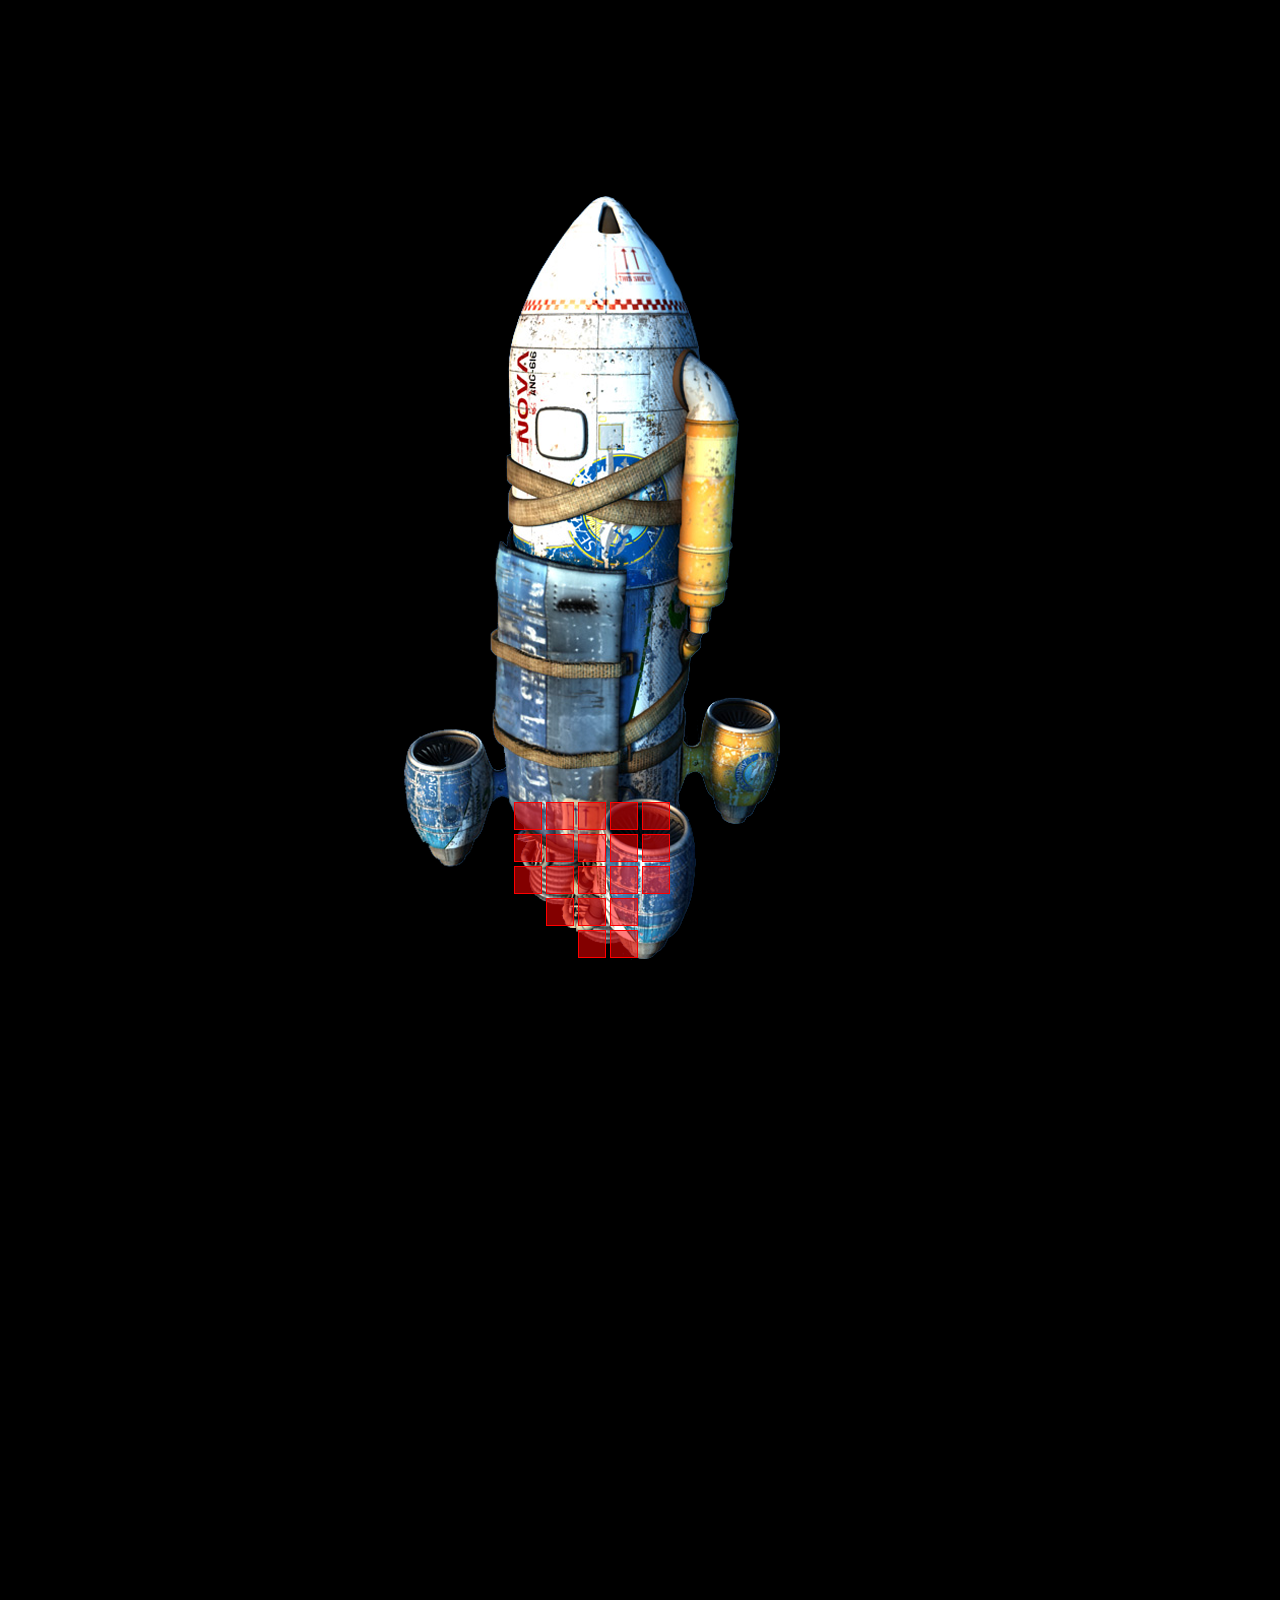

Tiled map render using the project's own tile images. Description and the map definition, with tile-layer contents summarised, below:
An orthogonal 40x50 tile map with 32x32 px tiles, 3 tile layers (top, collision, object), 2 hidden layers not drawn, 4 tilesets and 3 objects (3x PARTICLE_EFFECT).

<map version="1.0" orientation="orthogonal" width="40" height="50" tilewidth="32" tileheight="32">
 <tileset firstgid="1" name="roket" tilewidth="32" tileheight="32" />
 <tileset firstgid="1" name="roket" tilewidth="32" tileheight="32">
  <image source="../graphics/tiles/elektroadd/roket.png" />
 </tileset>
 <tileset firstgid="577" name="zemin" tilewidth="32" tileheight="32">
  <image source="../graphics/tiles/arena.png" />
 </tileset>
 <tileset firstgid="833" name="collision" tilewidth="32" tileheight="32">
  <image source="../graphics/tiles/collision.png" />
 </tileset>
 <layer name="gorund" width="40" height="50" visible="0">
  <data>[2000 cells, 2000 non-empty, 1 distinct tile ids]</data>
 </layer>
 <layer name="fringe" width="40" height="50" visible="0">
  <data>[2000 cells, 5 non-empty, 5 distinct tile ids]</data>
 </layer>
 <layer name="top" width="40" height="50">
  <data>[2000 cells, 279 non-empty, 279 distinct tile ids]</data>
 </layer>
 <layer name="collision" width="40" height="50">
  <data>[2000 cells, 20 non-empty, 1 distinct tile ids]</data>
 </layer>
 <layer name="object" width="40" height="50">
  <data>[2000 cells, 0 non-empty, 0 distinct tile ids]</data>
 </layer>
 <objectgroup name="Object Group 1" width="0" height="0">
  <object name="graphics/particles/waterfall.particle.xml" type="PARTICLE_EFFECT" x="432" y="906" width="32" height="32" />
  <object name="graphics/particles/waterfall.particle.xml" type="PARTICLE_EFFECT" x="720" y="874" width="32" height="32" />
  <object name="graphics/particles/waterfall.particle.xml" type="PARTICLE_EFFECT" x="624" y="1002" width="32" height="32" />
 </objectgroup>
</map>
